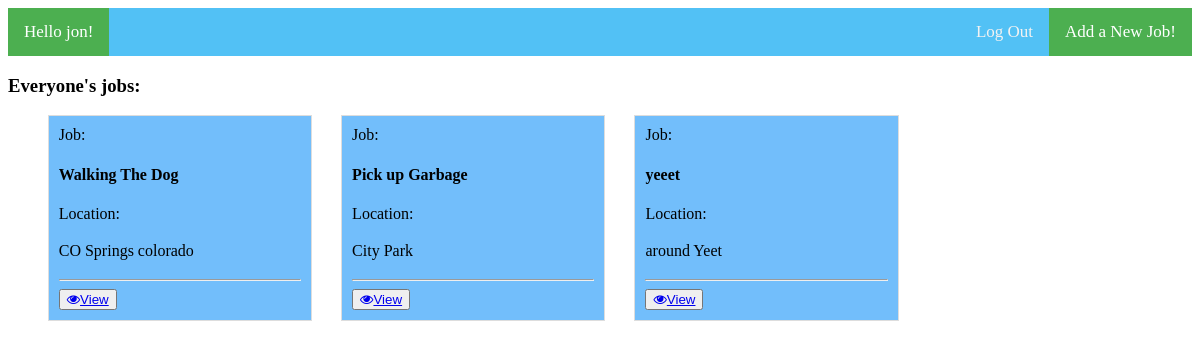
/dashboard (signed in), run on an earlier commit of the app's database.
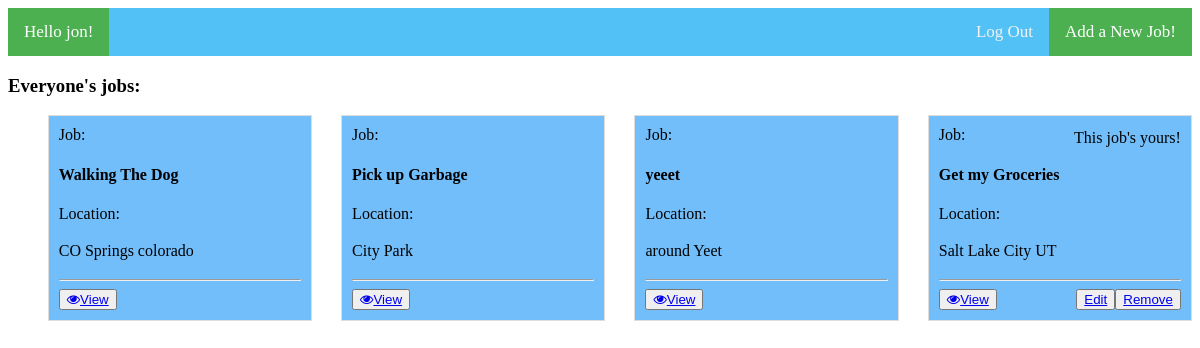
And on a later commit of the database.
### handy_helper/models.py (models this page shows)
class job(models.Model):
    title = models.CharField(max_length=255)
    desc = models.TextField()
    location = models.CharField(max_length=255)
    user = models.ForeignKey(user, related_name="jobs", on_delete = models.CASCADE)
    created_at = models.DateTimeField(auto_now_add=True)
    updated_at = models.DateTimeField(auto_now=True)
    objects = login_manager()

class user(models.Model):
    first_name = models.CharField(max_length=45)
    last_name = models.CharField(max_length=45)
    email = models.EmailField(max_length=255)
    password = models.CharField(max_length=254)
    created_at = models.DateTimeField(auto_now_add=True)
    updated_at = models.DateTimeField(auto_now=True)
    objects = login_manager()

### handy_helper/views.py (the view)
# urls.py: path('dashboard', views.success),
def success(request):
    if 'logged_in' not in request.session:
        return redirect('/')
    context = {
        "all_jobs" : job.objects.all()
    }
    return render(request, 'dashboard.html', context)

### handy_helper/templates/dashboard.html (shortened to what this page needs)
{% load static %}
<!DOCTYPE html>
<html lang="en">
<head>
    <link href="{% static 'css/styles.css' %}" rel="stylesheet">
</head>
<body>
    <nav role="navigation" class="topnav">
        <a href="#" id="greet" class="active"><h1>Hello {{request.session.f_name}}!</h1></a>
        <a href="{% url 'job_add' %}" class="active">Add a New Job!</a>
        <a href="/logout">Log Out</a>
    </nav>
    <h3>Everyone's jobs: </h3>
    <div class="container">
        <div class="grid">
            <div class="content">
                <ul class="rig columns-4">
                    {% for job in all_jobs %}}
                        <li>
                            {% if request.session.user_id == job.user.id %}
                            <p class="tag">This job's yours!</p>
                            {% endif %}
                            <label for="title">Job:</label>
                            <h4 name="title">{{job.title}}</h4>
                            <label for="location">Location:</label>
                            <p name="location">{{job.location}}</p>
                            <hr>
                            {% if request.session.user_id == job.user.id %}
                                <button class="btn btn-default btn-xs pull-right" type="button">
                                    <a href="{% url 'job_delete' job.id %}">Remove</a>
                                </button>
                                <button class="btn btn-default btn-xs pull-right" type="button">
                                    <a href="{% url 'job_edit' job.id %}">Edit</a>
                                </button>
                            {% endif %}
                            <button class="btn btn-default btn-xs pull-left" type="button">
                                <a href="{% url 'job_desc' job.id %}"><i class="fa fa-eye"></i>View</a>
                            </button>
                        </li>
                    {% endfor %}
                </ul>
            </div>
        </div>
    </div>
</body>
</html>

### handy_helper/static/css/styles.css (style rules this page uses)
*, *:before, *:after { box-sizing: border-box; }
.grid { display: grid; grid-auto-columns: 1fr 200px; }
.content { grid-column: 1; }
.grid > * { border: 0px; }
body { background: #fff; }
h1 { font-weight: 500; font-size: 20px }
ul.rig { list-style: none; font-size: 0px; margin-left: -2.5%; }
ul.rig li { display: inline-block; padding: 10px; margin: 0 0 2.5% 2.5%; background: rgb(114, 190, 251); border: 1px solid #ddd; font-size: 16px; font-size: 1rem; vertical-align: top; box-shadow: 0 0 0px #000000; box-sizing: border-box; -moz-box-sizing: border-box; -webkit-box-sizing: border-box; }
ul.rig li p { font-size: 1.0em; line-height: 1.5em; color: #000000; }
ul.rig.columns-4 li { width: 22.5%; }
.topnav { background-color: rgb(82, 193, 245); overflow: hidden; }
.topnav a { float: right; color: #f2f2f2; text-align: center; padding: 14px 16px; text-decoration: none; font-size: 17px; }
.topnav a#greet { float: left; }
.topnav a h1 { margin: 0px; font-weight: 500; font-size: 17px }
.topnav a.active { background-color: #4CAF50; color: white; }
p.tag { float: right; margin: 0px; }

What changed in the data, as far as the page shows it:
now on this page (row unchanged): user: session.f_name "jon"
added job: shows "This job's yours!", title "Get my Groceries", location "Salt Lake City UT", shows "Remove"
Also different on the page:
{{ request.session.f_name }}: "jon" → (not shown)
